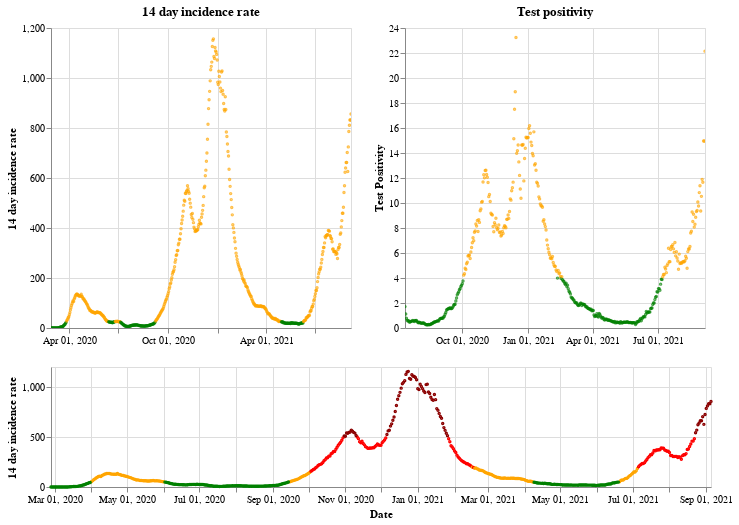

The cell this chart's notebook holds for it:
### Markdown cell above
## Wales

### Code cell
plot_traffic_light('Wales')

### Figure 1 — Vega-Lite specification as saved in the notebook (floating-point values rounded to 4 significant figures; data arrays with more than 128 entries replaced by an {"elided": "..."} marker saying what was removed)
{"config": {"view": {"continuousWidth": 400, "continuousHeight": 300}}, "vconcat": [{"hconcat": [{"mark": {"type": "point", "size": 2}, "encoding": {"color": {"condition": {"value": "green", "test": "(datum.twoWeeklyCasesRate <= 25)"}, "value": "orange"}, "tooltip": [{"type": "nominal", "field": "areaName"}, {"type": "temporal", "field": "date"}, {"type": "quantitative", "field": "twoWeeklyCasesRate"}, {"type": "quantitative", "field": "testPositivity"}], "x": {"type": "temporal", "axis": {"title": ""}, "field": "date", "scale": {"domain": {"selection": "DateBrush"}}, "timeUnit": "yearmonthdate"}, "y": {"type": "quantitative", "axis": {"title": "14 day incidence rate"}, "field": "twoWeeklyCasesRate"}}, "title": "14 day incidence rate", "width": 300}, {"mark": {"type": "point", "size": 2}, "encoding": {"color": {"condition": {"value": "green", "test": "(datum.testPositivity <= 4)"}, "value": "orange"}, "tooltip": [{"type": "nominal", "field": "areaName"}, {"type": "temporal", "field": "date"}, {"type": "quantitative", "field": "twoWeeklyCasesRate"}, {"type": "quantitative", "field": "testPositivity"}], "x": {"type": "temporal", "axis": {"title": ""}, "field": "date", "scale": {"domain": {"selection": "DateBrush"}}, "timeUnit": "yearmonthdate"}, "y": {"type": "quantitative", "axis": {"title": "Test Positivity"}, "field": "testPositivity"}}, "title": "Test positivity", "width": 300}]}, {"layer": [{"mark": {"type": "point", "size": 2}, "encoding": {"color": {"condition": {"value": "orange", "test": "(((datum.testPositivity < 4) && (datum.twoWeeklyCasesRate >= 50)) && (datum.twoWeeklyCasesRate < 200))"}, "value": "red"}, "opacity": {"condition": {"value": 1, "test": "((datum.twoWeeklyCasesRate >= 50) && (datum.twoWeeklyCasesRate < 500))"}, "value": 0}, "tooltip": [{"type": "nominal", "field": "areaName"}, {"type": "temporal", "field": "date"}, {"type": "quantitative", "field": "twoWeeklyCasesRate"}, {"type": "quantitative", "field": "testPositivity"}], "x": {"type": "temporal", "axis": {"title": "Date"}, "field": "date", "timeUnit": "yearmonthdate"}, "y": {"type": "quantitative", "axis": {"title": "14 day incidence rate"}, "field": "twoWeeklyCasesRate"}}, "selection": {"DateBrush": {"type": "interval", "encodings": ["x"], "fields": ["Time"]}}}, {"mark": {"type": "point", "size": 2}, "encoding": {"color": {"value": "darkred"}, "opacity": {"condition": {"value": 1, "test": "(datum.twoWeeklyCasesRate >= 500)"}, "value": 0}, "tooltip": [{"type": "nominal", "field": "areaName"}, {"type": "temporal", "field": "date"}, {"type": "quantitative", "field": "twoWeeklyCasesRate"}, {"type": "quantitative", "field": "testPositivity"}], "x": {"type": "temporal", "axis": {"title": "Date"}, "field": "date", "timeUnit": "yearmonthdate"}, "y": {"type": "quantitative", "axis": {"title": "14 day incidence rate"}, "field": "twoWeeklyCasesRate"}}}, {"mark": {"type": "point", "size": 2}, "encoding": {"color": {"condition": {"value": "green", "test": "((datum.testPositivity < 4) && (datum.twoWeeklyCasesRate < 50))"}, "value": "orange"}, "opacity": {"condition": {"value": 1, "test": "(datum.twoWeeklyCasesRate < 50)"}, "value": 0}, "tooltip": [{"type": "nominal", "field": "areaName"}, {"type": "temporal", "field": "date"}, {"type": "quantitative", "field": "twoWeeklyCasesRate"}, {"type": "quantitative", "field": "testPositivity"}], "x": {"type": "temporal", "axis": {"title": "Date"}, "field": "date", "timeUnit": "yearmonthdate"}, "y": {"type": "quantitative", "axis": {"title": "14 day incidence rate"}, "field": "twoWeeklyCasesRate"}}}], "height": 120, "width": 660}], "data": {"name": "data-bf58cebe7189169f642ad49cbef5dee9"}, "$schema": "https://vega.github.io/schema/vega-lite/v4.8.1.json", "datasets": {"data-bf58cebe7189169f642ad49cbef5dee9": {"elided": "557 records"}}}
